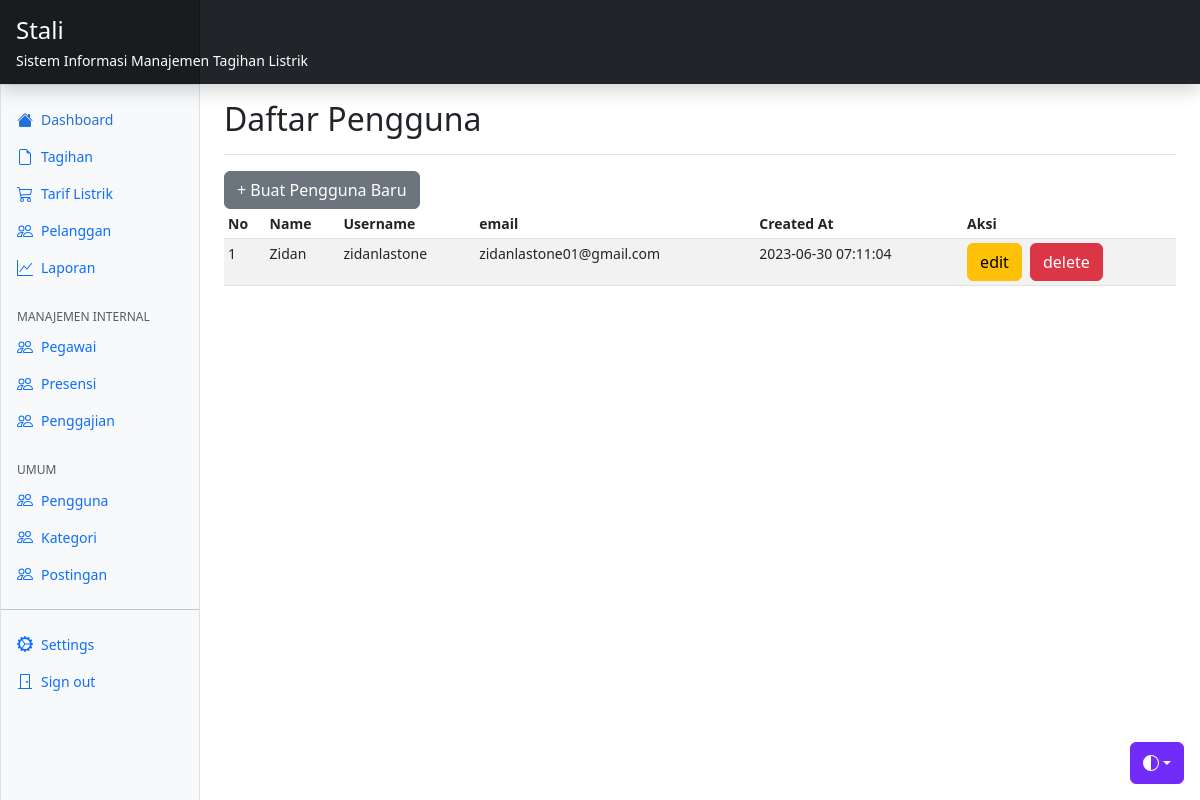
The app's page /index.php/management/user, older data.
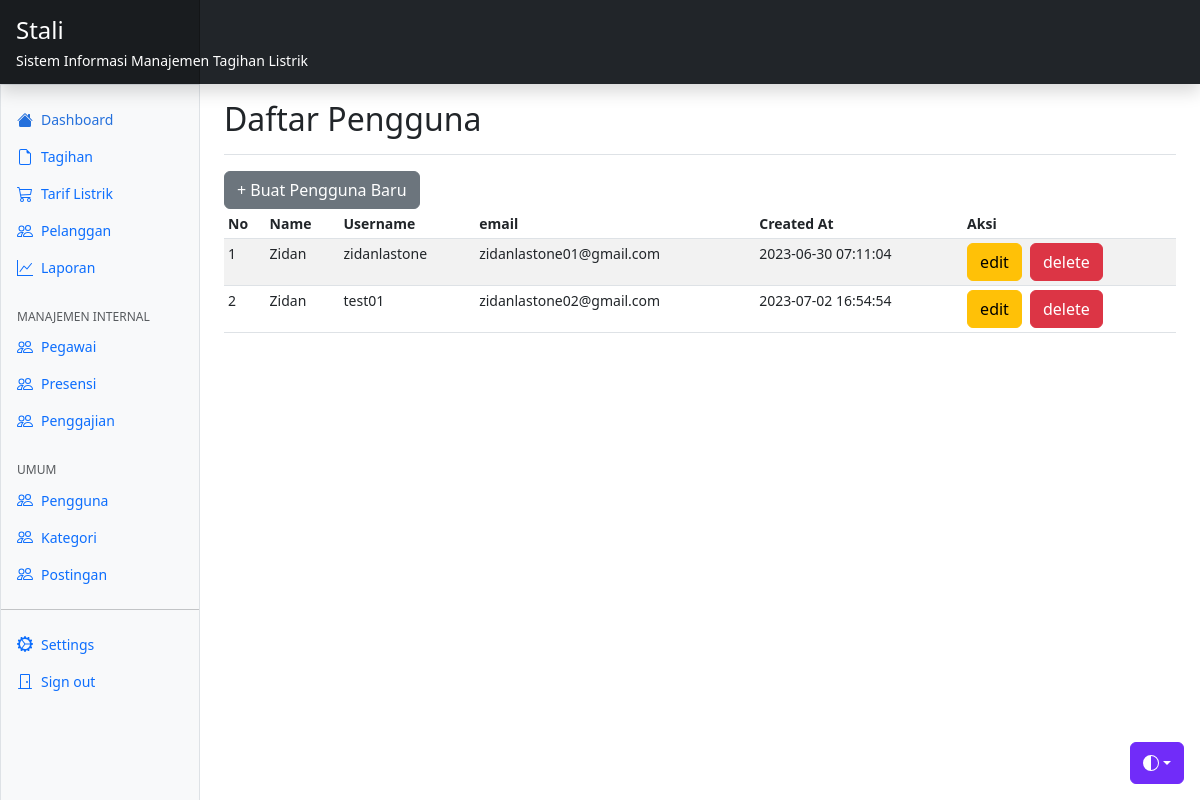
The same page, newer data.
### tables this page shows
CREATE TABLE `tb_user` (
  `id` int(11) NOT NULL,
  `name` varchar(50) NOT NULL,
  `email` varchar(50) NOT NULL,
  `username` varchar(12) NOT NULL,
  `password` varchar(255) NOT NULL,
  `hak_akses` int(11) NOT NULL,
  `created_at` timestamp NOT NULL DEFAULT current_timestamp(),
  `updated_at` timestamp NULL DEFAULT NULL ON UPDATE current_timestamp()
);

### application/core/MY_Controller.php (called while the page is built, shortened)
<?php
abstract class MY_AdminController extends CI_Controller
{
  public function __construct()
  {
    $this->load->helper('debug');
  }
  protected function checkNavbar($navbar = 'authenticated')
  {
    if (!$this->session->userdata('id')) {
      $navbar = 'unauthenticated';
    }
    return $this->load->view('layout/navbars/' . $navbar, [], true);
  }
  protected function layout($view, $data)
  {
    $data['view'] = $view;
    $data['navbar'] = $this->checkNavbar();
    $data['content'] = $this->load->view($view, $data, true);
    return $this->load->view('layout/management', $data);
  }
}

### application/controllers/management/User.php (called while the page is built, shortened)
<?php
class User extends MY_AdminController
{
  public function index()
  {
    $data['list'] = $this->user_model->list();
    $this->layout('management/user/index', $data);
  }
}

### index.php (called while the page is built, shortened)
<?php
require_once BASEPATH.'core/CodeIgniter.php';

### application/core/MY_Model.php (called while the page is built, shortened)
<?php
abstract class MY_Model extends CI_Model
{
  public $table;
  public function setTable($table_name)
  {
    $this->table = $table_name;
  }
  public function list()
  {
    return $this->db->get($this->table)->result();
  }
}

### application/views/management/user/index.php (the view, shortened to what this page needs)
<div class="d-flex justify-content-between flex-wrap flex-md-nowrap align-items-center pt-3 pb-2 mb-3 border-bottom">
  <h1 class="h2">Daftar Pengguna</h1>
</div>
<a href="<?= base_url('management/user/create') ?>" class="btn btn-secondary">+ Buat Pengguna Baru</a>
<div class="table-responsive small">
  <table class="table table-striped table-sm">
    <thead>
      <tr>
        <th scope="col">No</th>
        <th scope="col">Name</th>
        <th scope="col">Username</th>
        <th scope="col">email</th>
        <th scope="col">Created At</th>
        <th scope="col">Aksi</th>
      </tr>
    </thead>
    <tbody>
      <?php foreach ($list as $key => $item): ?>
        <tr>
          <td>
            <?= $key + 1 ?>
          </td>
          <td>
            <?= $item->name ?>
          </td>
          <td>
            <?= $item->username ?>
          </td>
          <td>
            <?= $item->email ?>
          </td>
          <td>
            <?= date($item->created_at) ?>
          </td>
          <td>
            <div class="d-flex flex-row gap-2">
              <a href="<?= base_url('management/user/edit/' . $item->id) ?>" class="btn btn-warning">edit</a>
              <?= form_open('management/user/delete/' . $item->id, 'id="del-user-' . $item->id . '"') ?>
              <button class="btn btn-danger" type="button"
                onclick="deleteCategory(this.form, <?= $item->id ?>)">delete</button>
              </form>
            </div>
          </td>
        </tr>
      <?php endforeach ?>
    </tbody>
  </table>
</div>

Row changes from the older to the newer data that the page shows:
added tb_user: name "Zidan", username "test01", email "zidanlastone02@gmail.com", created_at "2023-07-02 16:54:54"
